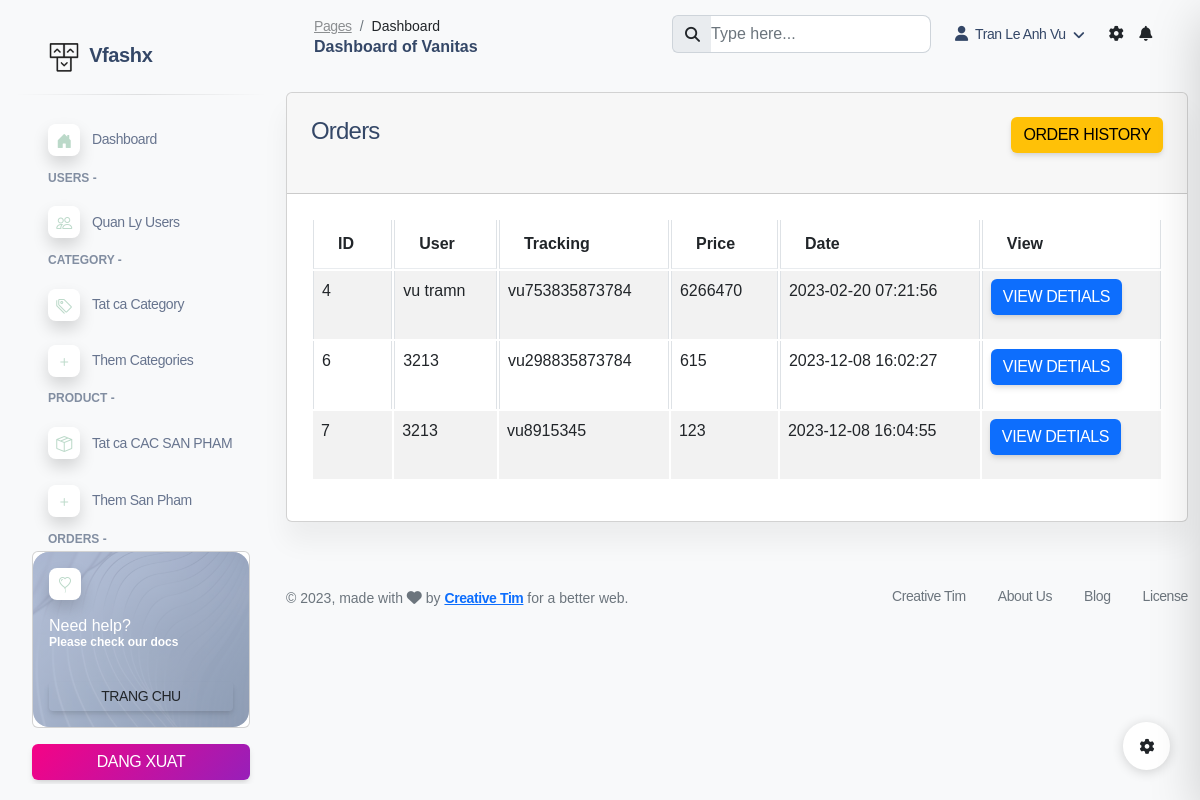
The app's page /shop/admin/orders.php (signed in) with its own data.
### tables this page shows
CREATE TABLE `orders` (
  `id` int(11) NOT NULL,
  `tracking_no` varchar(191) NOT NULL,
  `user_id` int(191) NOT NULL,
  `name` varchar(191) NOT NULL,
  `email` varchar(191) NOT NULL,
  `phone` varchar(191) NOT NULL,
  `address` mediumtext NOT NULL,
  `pincode` int(191) NOT NULL,
  `total_price` int(191) NOT NULL,
  `payment_mode` varchar(191) NOT NULL,
  `payment_id` varchar(191) DEFAULT NULL,
  `status` tinyint(4) NOT NULL DEFAULT 0,
  `comments` varchar(255) DEFAULT NULL,
  `created_at` timestamp NOT NULL DEFAULT current_timestamp()
);

### shop/funtions/myfunctions.php (called while the page is built, shortened)
<?php
include('../config/dbcon.php');
function getAllOrders()
{
    global $con;
    $query = "select * from orders where status='0'";
    return $query_run = mysqli_query($con, $query);
}

### shop/admin/orders.php (the view, shortened to what this page needs)
<?php
include('includes/header.php');
?>
<div class="container">
  <div class="row">
    <div class="col-md-12">
      <div class="card">
        <div class="card-header">
          <h4>Orders
            <a href="order-history.php" class="btn btn-warning float-end">Order History</a>
          </h4>
        </div>
        <div class="card-body">
          <table class="table table-bordered table-striped">
            <thead>
              <tr>
                <th>ID</th>
                <th>User</th>
                <th>Tracking</th>
                <th>Price</th>
                <th>Date</th>
                <th>View</th>
              </tr>
            </thead>
            <tbody>
              <?php
              $orders = getAllOrders();
              if (mysqli_num_rows($orders) > 0) {
                foreach ($orders as $item) {
              ?>
                  <tr>
                    <td> <?= $item['id']; ?> </td>
                    <td> <?= $item['name']; ?> </td>
                    <td> <?= $item['tracking_no']; ?> </td>
                    <td> <?= $item['total_price']; ?> </td>
                    <td> <?= $item['created_at']; ?> </td>
                    <td>
                      <a href="view-order.php?t=<?= $item['tracking_no']; ?>" class="btn btn-primary">View Detials</a>
                    </td>
                  </tr>
                <?php
                }
              } else {
                ?>
                <tr>
                  <td colspan="5"> Khong tim thay don hang !!!</td>
                </tr>
              <?php
              }
              ?>
            </tbody>
          </table>
        </div>
      </div>
    </div>
  </div>
</div>
<?php include('includes/footer.php') ?>

### shop/admin/includes/header.php (shortened to what this page needs)
<!DOCTYPE html>
<html lang="en">
<head>
    <link href="../../assets/css/custom.css" rel="stylesheet">
    <link href="assets/css/nucleo-svg.css" rel="stylesheet" />
    <link href="assets/css/nucleo-icons.css" rel="stylesheet" />
    <link href="assets/css/nucleo-svg.css" rel="stylesheet" />
    <link rel="stylesheet" href="https://cdn.jsdelivr.net/npm/bootstrap-icons@1.10.3/font/bootstrap-icons.css">
    <link id="pagestyle" href="assets/css/soft-ui-dashboard.css?v=1.0.7" rel="stylesheet" />
    <link rel="stylesheet" href="//cdn.jsdelivr.net/npm/alertifyjs@1.13.1/build/css/alertify.min.css" />
    <link rel="stylesheet" href="//cdn.jsdelivr.net/npm/alertifyjs@1.13.1/build/css/themes/bootstrap.min.css" />
</head>
<body class="g-sidenav-show  bg-gray-100">
    <?php include('sidebar.php'); ?>
    <main class="main-content position-relative max-height-vh-100 h-100 border-radius-lg">
        <?php include('navbar.php'); ?>

### shop/admin/includes/sidebar.php (shortened to what this page needs)
<?php
$page = substr($_SERVER['SCRIPT_NAME'], strrpos($_SERVER['SCRIPT_NAME'], "/") + 1);
?>
<aside class="sidenav navbar navbar-vertical navbar-expand-xs border-0 border-radius-xl my-3 fixed-start ms-3 " id="sidenav-main">
    <div class="sidenav-header">
        <a class="navbar-brand m-0" target="_blank">
            <img src="assets/img/logo-ct-dark.png" class="navbar-brand-img h-100" alt="main_logo">
            <span class="ms-1 font-weight-bold">Vfashx</span>
        </a>
    </div>
    <hr class="horizontal dark mt-0">
    <div class="collapse navbar-collapse w-auto " id="sidenav-collapse-main">
        <ul class="navbar-nav">
            <li class="nav-item">
                <a class="nav-link <?= $page == "index.php" ? 'active bg-white border-radius-md shadow ' : ''; ?> " href="index.php">
                    <div class="icon icon-shape icon-sm shadow border-radius-md bg-white text-center me-2 d-flex align-items-center justify-content-center">
                        <i class="bi bi-house-door-fill" style="font-size: 1rem; color: #abd0bc;"></i>
                    </div>
                    <span class="nav-link-text ms-1">Dashboard</span>
                </a>
            </li>
            <li class="nav-item mt-1">
                <h5 class="ps-4 ms-2 text-uppercase text-xs font-weight-bolder opacity-6">Users -</h5>
            </li>
            <li class="nav-item">
                <a class="nav-link <?= $page == "users.php" ? 'active bg-white border-radius-md shadow' : ''; ?> " href="users.php">
                    <div class="icon icon-shape icon-sm shadow border-radius-md bg-white text-center me-2 d-flex align-items-center justify-content-center">
                        <i class="bi bi-people" style="font-size: 1rem; color: #abd0bc;"></i>
                    </div>
                    <span class="nav-link-text ms-1">Quan Ly Users</span>
                </a>
            </li>
            <li class="nav-item mt-1">
                <h5 class="ps-4 ms-2 text-uppercase text-xs font-weight-bolder opacity-6">Category -</h5>
            </li>
            <li class="nav-item">
                <a class="nav-link  <?= $page == "category.php" ? 'active bg-white border-radius-md shadow' : ''; ?> " href="category.php">
                    <div class="icon icon-shape icon-sm shadow border-radius-md bg-white text-center me-2 d-flex align-items-center justify-content-center">
                        <i class="bi bi-tags" style="font-size: 1rem; color: #abd0bc;"></i>
                    </div>
                    <span class="nav-link-text ms-1">Tat ca Category </span>
                </a>
            </li>
            <li class="nav-item">
                <a class="nav-link  <?= $page == "add-category.php" ? 'active bg-white border-radius-md shadow' : ''; ?>  " href="add-category.php">
                    <div class="icon icon-shape icon-sm shadow border-radius-md bg-white text-center me-2 d-flex align-items-center justify-content-center">
                        <i class="bi bi-plus" style="font-size: 1rem; color: #abd0bc;"></i>
                    </div>
                    <span class="nav-link-text ms-1">Them Categories</span>
                </a>
            </li>
            <li class="nav-item mt-1">
                <h5 class="ps-4 ms-2 text-uppercase text-xs font-weight-bolder opacity-6">Product -</h5>
            </li>
            <li class="nav-item">
                <a class="nav-link  <?= $page == "products.php" ? 'active bg-white border-radius-md shadow' : ''; ?>  " href="products.php">
                    <div class="icon icon-shape icon-sm shadow border-radius-md bg-white text-center me-2 d-flex align-items-center justify-content-center">
                        <i class="bi bi-box-seam" style="font-size: 1rem; color: #abd0bc;"></i>
                    </div>
                    <span class="nav-link-text ms-1">Tat ca CAC SAN PHAM </span>
                </a>
            </li>
            <li class="nav-item mt-1">
                <a class="nav-link  <?= $page == "add-product.php" ? 'active bg-white border-radius-md shadow' : ''; ?>  " href="add-product.php">
                    <div class="icon icon-shape icon-sm shadow border-radius-md bg-white text-center me-2 d-flex align-items-center justify-content-center">
                        <i class="bi bi-plus" style="font-size: 1rem; color: #abd0bc;"></i>
                    </div>
                    <span class="nav-link-text ms-1">Them San Pham</span>
                </a>
            </li>
            <li class="nav-item mt-1">
                <h5 class="ps-4 ms-2 text-uppercase text-xs font-weight-bolder opacity-6">Orders -</h5>
            </li>
        </ul>
    </div>
    <div class="sidenav-footer mx-3">
        <div class="card card-background shadow-none card-background-mask-secondary" id="sidenavCard">
            <div class="full-background" style="
              background-image: url('assets/img/curved-images/white-curved.jpg');
            "></div>
            <div class="card-body text-start p-3 w-100">
                <div class="icon icon-shape icon-sm bg-white shadow text-center mb-3 d-flex align-items-center justify-content-center border-radius-md">
                    <i class="bi bi-balloon-heart" style="font-size: 1rem; color: #abd0bc;"></i>
                </div>
                <div class="docs-info">
                    <h6 class="text-white up mb-0">Need help?</h6>
                    <p class="text-xs font-weight-bold">Please check our docs</p>
                    <a href="../index.php" target="_blank" class="btn btn-white btn-sm w-100 mb-0">Trang Chu</a>
                </div>
            </div>
        </div>
        <a class="btn bg-gradient-primary mt-3 w-100" href="../logout.php">Dang Xuat</a>
    </div>
</aside>

### shop/admin/includes/navbar.php (shortened to what this page needs)
<nav class="navbar navbar-main navbar-expand-lg px-0 mx-4 shadow-none border-radius-xl mb-4" id="navbarBlur" navbar-scroll="true">
  <div class="container-fluid py-1 px-3">
    <nav aria-label="breadcrumb">
      <ol class="breadcrumb bg-transparent mb-0 pb-0 pt-1 px-0 me-sm-6 me-5">
        <li class="breadcrumb-item text-sm"><a class="opacity-5 text-dark" href="javascript:;">Pages</a></li>
        <li class="breadcrumb-item text-sm text-dark active" aria-current="page">Dashboard</li>
      </ol>
      <h6 class="font-weight-bolder mb-0">Dashboard of Vanitas</h6>
    </nav>
    <div class="collapse navbar-collapse mt-sm-0 mt-2 me-md-0 me-sm-4" id="navbar">
      <div class="ms-md-auto pe-md-3 d-flex align-items-center">
        <div class="input-group">
          <span class="input-group-text text-body"><i class="fas fa-search" aria-hidden="true"></i></span>
          <input type="text" class="form-control" placeholder="Type here...">
        </div>
      </div>
      <ul class="navbar-nav  justify-content-end">
        <?php
        if (isset($_SESSION['auth'])) {
        ?>
          <li class="nav-item dropdown">
            <a class="nav-link dropdown-toggle" href="#" role="button" data-bs-toggle="dropdown" aria-expanded="false"><i class="fa fa-user me-sm-1"></i>
              <?= $_SESSION['auth_user']['name']; ?>
            </a>
          </li>
        <?php
        }
        ?>
        <li class="nav-item px-3 d-flex align-items-center">
          <a href="javascript:;" class="nav-link text-body p-0">
            <i class="fa fa-cog fixed-plugin-button-nav cursor-pointer"></i>
          </a>
        </li>
        <li class="nav-item dropdown pe-2 d-flex align-items-center">
          <a href="javascript:;" class="nav-link text-body p-0" id="dropdownMenuButton" data-bs-toggle="dropdown" aria-expanded="false">
            <i class="fa fa-bell cursor-pointer"></i>
          </a>
        </li>
      </ul>
    </div>
  </div>
</nav>

### shop/admin/includes/footer.php (shortened to what this page needs)
<footer class="footer pt-3 bottom-0 w-auto mt-5">
    <div class="container-fluid">
        <div class="row align-items-center justify-content-lg-between">
            <div class="col-lg-6 mb-lg-0 mb-4">
                <div class="copyright text-center text-sm text-muted text-lg-start">
                    © ,
                    made with <i class="fa fa-heart"></i> by
                    <a href="" class="font-weight-bold" target="_blank">Creative Tim</a>
                    for a better web.
                </div>
            </div>
            <div class="col-lg-6">
                <ul class="nav nav-footer justify-content-center justify-content-lg-end">
                    <li class="nav-item">
                        <a href="" class="nav-link text-muted" target="_blank">Creative Tim</a>
                    </li>
                    <li class="nav-item">
                        <a href="" class="nav-link text-muted" target="_blank">About Us</a>
                    </li>
                    <li class="nav-item">
                        <a href="" class="nav-link text-muted" target="_blank">Blog</a>
                    </li>
                    <li class="nav-item">
                        <a href="" class="nav-link pe-0 text-muted" target="_blank">License</a>
                    </li>
                </ul>
            </div>
        </div>
    </div>
</footer>
</main>
<div class="fixed-plugin">
    <a class="fixed-plugin-button text-dark position-fixed px-3 py-2">
        <i class="fa fa-cog py-2"> </i>
    </a>
</div>
</body>
</html>

### shop/assets/css/custom.css (style rules this page uses)
* { font-family: "Nunito", sans-serif; text-decoration: none; }
a { text-decoration: none; }
i { font-weight: 400; font-size: 15px; }
a { cursor: pointer; }
p { padding-bottom: 1rem; }
h5 { font-weight: bold; color: #2b2b2b; }
.card { border-radius: 25px; }
.breadcrumb { margin-bottom: 0px !important; }

### shop/admin/assets/css/nucleo-svg.css (style rules this page uses)
.icon { display: inline-block; color: #111111; height: 1em; width: 1em; }
.icon-sm { height: 0.8em; width: 0.8em; }
.icon { fill: currentColor; stroke: none; }

### records on screen
orders: id "4", name "vu tramn", tracking_no "vu753835873784", total_price "6266470", created_at "2023-02-20 07:21:56"
orders: id "6", name "3213", tracking_no "vu298835873784", total_price "615", created_at "2023-12-08 16:02:27"
orders: id "7", name "3213", tracking_no "vu8915345", total_price "123", created_at "2023-12-08 16:04:55"

### other values on screen
$_SESSION['auth_user']['name'] "Tran Le Anh Vu"
